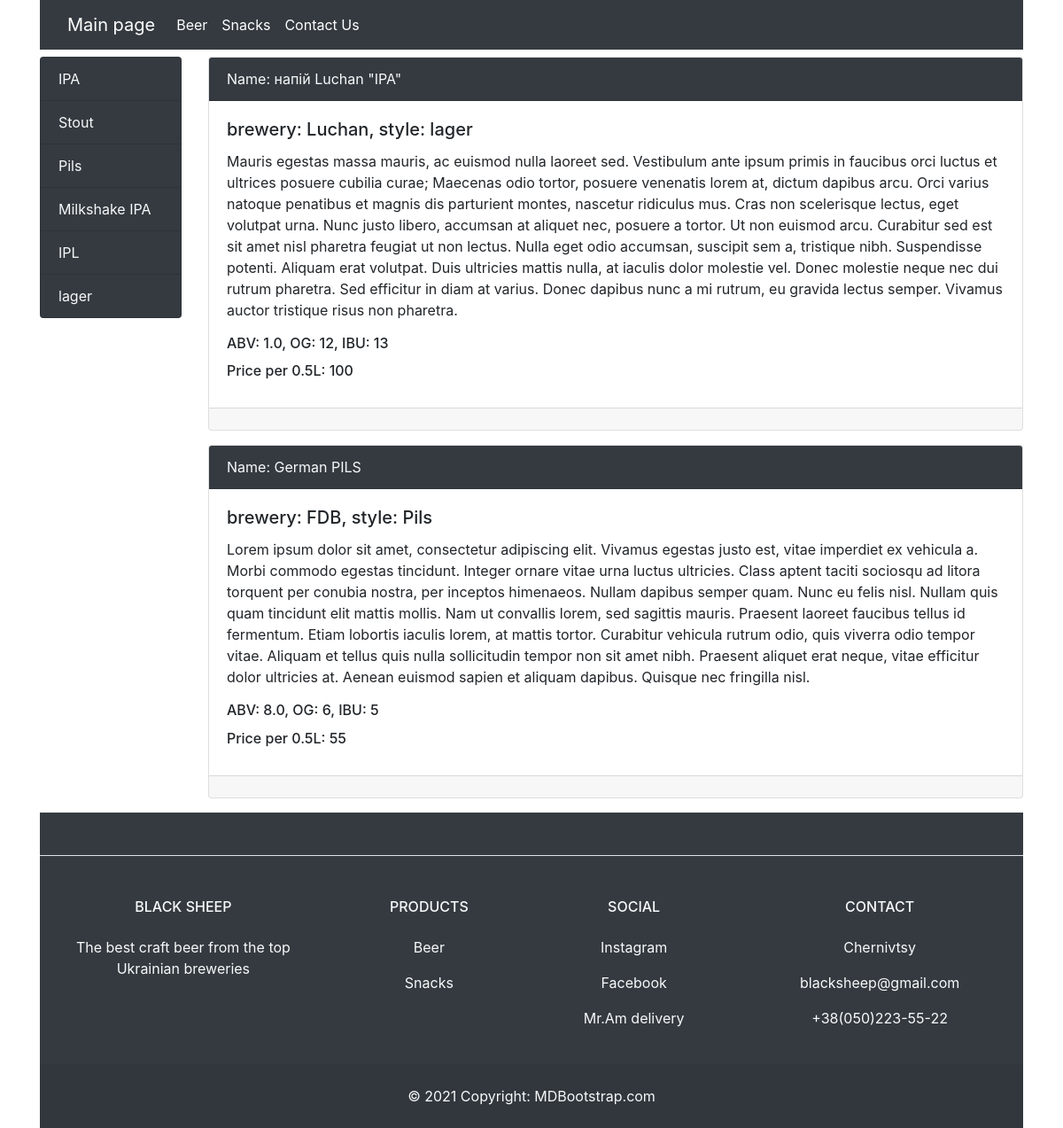
The app's page /shop/, older data.
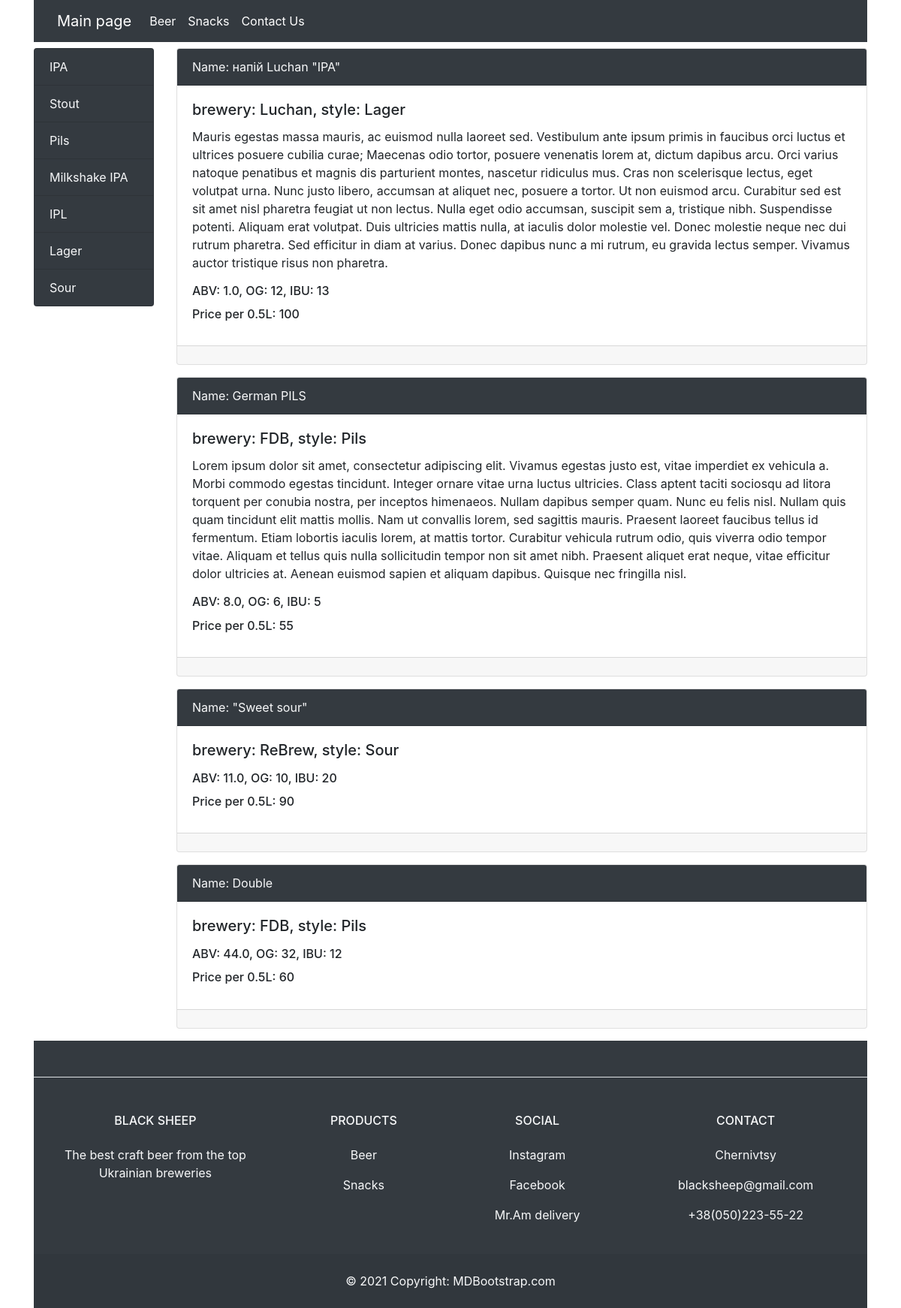
The same page, newer data.
### shop/models.py (models this page shows, shortened)
class BeerStyle(models.Model):  # Стиль пива: IPA/Stout|etc.
    name = models.CharField(max_length=50, null=True)
    slug = models.SlugField(unique=True, blank=True)
    def get_absolute_url(self):
        return reverse('style', kwargs={'beer_style_id': self.pk})
    def __str__(self):
        return self.name

class Beer(models.Model):
    brewery = models.ForeignKey(Brewery, on_delete=models.SET_NULL, null=True)
    beer_style = models.ForeignKey(BeerStyle, on_delete=models.SET_NULL, null=True)  # 'Стиль'
    beer_type = models.ForeignKey(BeerType, on_delete=models.SET_NULL, null=True)
    name = models.CharField(default="", max_length=30, blank=True)
    description = models.TextField(blank=True)
    abv = models.DecimalField(max_digits=3, decimal_places=1)  # 'ABV (Відсоток алкоголю)'
    og = models.PositiveSmallIntegerField()  # 'OG (Щільність)'
    ibu = models.PositiveSmallIntegerField()  # 'IBU (Гіркота)'
    volume = models.ManyToManyField(BeerVolume)
    price_per_05 = models.PositiveSmallIntegerField(default='0')
    available = models.BooleanField(default=True)

class Brewery(models.Model):  # Броварні
    name = models.CharField(max_length=50, null=True)  # 'Назва броварні'
    description = models.TextField()  # 'Опис броварні'
    slug = models.SlugField(unique=True, null=True, blank=True)
    def __str__(self):
        return self.name

### shop/views.py (the view)
# urls.py: path('', Shop.as_view(), name='beer', ),
class Shop(ListView):
    model = Beer
    template_name = 'shop/index.html'
    context_object_name = 'beer'
    def get_context_data(self, *, object_list=None, **kwargs):
        context = super().get_context_data(**kwargs)
        context['beer_style'] = BeerStyle.objects.all
        return context
    def get_queryset(self):
        return Beer.objects.filter(available=True)

### shop/templates/shop/index.html
{% extends 'base.html' %}
{% block sidebar %}
{% include 'inc/_sidebar.html' %}
{% endblock %}
{% block content %}
<div class="col-lg-10">
    {% for beer in beer %}
    <div class="card mb-3 my-2">
        <div class="card-header text-light bg-dark">
            Name: {{ beer.name }}
        </div>
        <div class="card-body">
            <h5 class="card-title">brewery: {{ beer.brewery}}, style: {{ beer.beer_style }}</h5>
            <p class="card-text">{{ beer.description }}</p>
            <h6 class="card-title">ABV: {{ beer.abv }}, OG: {{ beer.og }}, IBU: {{ beer.ibu }}</h6>
            <h6 class="card-title">Price per 0.5L: {{ beer.price_per_05 }}</h6>
        </div>
        <div class="card-footer text-muted">
        </div>
    </div>
    {% endfor %}
</div>
{% endblock %}

### templates/inc/_sidebar.html
<div class="col-md-2">
    <div class="list-group my-2">
        {% for style in beer_style %}
        <a href="{{ style.get_absolute_url }}" class="list-group-item list-group-item-action text-light bg-dark">{{ style.name }}</a>
        {% endfor %}
    </div>
</div>

Row changes from the older to the newer data that the page shows:
changed BeerStyle: name "lager" → "Lager"
added BeerStyle: name "Sour"
changed through a linked row, Beer "напій Luchan \"IPA\"": beer_style "lager" → "Lager"
added Beer: name "\"Sweet sour\"", brewery "ReBrew", beer_style "Sour", abv "11.0", og "10", ibu "20", price_per_05 "90"
added Beer: name "Double", brewery "FDB", beer_style "Pils", abv "44.0", og "32", ibu "12", price_per_05 "60"
